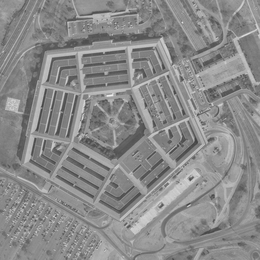
%> input picture matlab/images/pentagon.tiff, 260 x 260 px, shrunk from 1024 x 1024 before the run
$ octave test_grayscale.m   (GNU Octave 9; MATLAB toolbox functions it lacks are replaced by stand-ins)
%> lines starting %> are read from the running program, lines starting %| are printed output that depends on the picture; in (x1, y1, x2, y2) boxes, pixels count from 0 and x2, y2 are one past the last pixel; in counts of white or black regions, pixels touching at a corner belong together; the program's own positions count from 1
### matlab/scripts/add_bursty_noise.m
%% Add Bursty Noise to an Image
% This image will add bursty noise (streaks) to an image.
%
% Inputs:
% image - the image to which you are adding noise
% transition_prob - a value between 0 and 1 which denotes the
% markov probability of streaking (i.e. P(Xn == Xn-1 | Xn-1) )
% error - the bit error rate
% colour - the colour of the image.
%          Options:
%          * 'binary' for "full on or off" pixels
%          * 'gaussian' for a gauss-markov style of noise
% mean - the mean value of noise. Only works for gaussian noise. Default 0.
% sigma - the standard deviation. Only works for gaussian noise. Default 1.
% Outputs:
% image - the noisified image
function image = add_bursty_noise( ...
    image, ...
    transition_prob, ...
    error, ...
    noise, ...
    mean, ...
    sigma ...
)
    switch(nargin)
        case 3
            noise = 'binary';
        case 4
            if ~strcmp(noise,'binary') ...
                && ~strcmp(noise,'gaussian')
                error('Can only add binary or gaussian burst noise.');
            end
            if strcmp(noise, 'gaussian')
                mean = 0;
                sigma = 1.0;
            end
        case 6
            if ~strcmp(noise, 'gaussian')
                error('Can only use mean and sigma with gaussian noise.');
            end
        case 5
            if ~strcmp(noise, 'gaussian')
                error('Can only use mean and sigma with gaussian noise.');
            end
            sigma = 1.0;
        otherwise
            error('Not enough parameters');
    end
    rng(0, 'twister'); % Choose your random generator to use randn()
    % Iterate through the rows and add bursty noise to each row
    prev = 0;
    for i = 1:size(image,1)
        for j = 1:size(image,2)
            % By default, we do not flip bits
            val = 0;
            % if we flipped the last time, flip again with
            % probability given by transition_prob coefficient
            switch(prev)
                % If we flipped a bit the last time, flip one again based
                % on the transition_prob draw
                case 1
                    prob_0 = 1 - transition_prob;
                    val = randsample([0,1],1,true,[prob_0, transition_prob]);
                % If we didn't flip a bit last time...
                otherwise
                    % See if a bit should be flipped based on
                    % transition_prob
                    prob_1 = 1 - transition_prob;
                    tmp = randsample([0,1],1,true,[transition_prob, prob_1]);
                    % Then see if the bit should be flipped based on the
                    % error draw
                    flip = randsample([0,1],1,true,[1-error, error]);
                    % If both transition_prob and error say to flip, flip the
                    % bit
                    if tmp == 1 && flip == 1
                        val = 1;
                    end
            end

            % If we drew a 1 we add noise (flip pixel or add gauss noise)
            if val == 1
                newColour = 0;
                if strcmp(noise, 'binary')
                    if image(i,j) == 0
                        newColour = 1;
                    end
                else
                    newColour = image(i,j) + sigma*randn(1,1) + mean;
                end
                % If our image is 3D (i.e. layered grayscales), assign the
                % new colour to each

                if length(size(image)) == 3
                    for n = 1 : size(image,3)
                        image(i,j,n) = newColour;
                    end
                else
                    image(i,j) = newColour;
                end
            end
            % Keep track of this current value in order to check whether we
            % should flip again the next time
            prev = val;
        end
    end
end

### matlab/scripts/quantize_image.m
%% Quantize Image
% Quantizes input image from original pixel space to labels from 0 to
% number of ball types.
%
% Inputs:
% image = image matrix to be quantized
% num_ball_types = the number of levels to quantize the image into
% q_type = the type of quantization to perform, can be uniform, or
%   non-uniform using the Lloyd-Max quantization
%   inputs can be 'unif', 'lloyd'
%
% Outputs:
% q_image = quantized image matrix
% partition = the bands where values are partitioned into
% codebook = the "average" values within the bands based on the
%   quantization type/distribution

function [q_image, partition, codebook] = quantize_image(...
                                                        image, ...
                                                        num_ball_types, ...
                                                        q_type)
    if islogical(image)
        num_colours = 2;
    else
        % The maximum greyscale value is 255.
        num_colours = 255;
    end

    % If the number of balls corresponds to no quantization, exit
    if (num_ball_types == num_colours + 1)
        q_image = image;
        partition = 0:num_colours;
        codebook = partition;
        return
    end

    % convert image to vector for codebook calculation
    Y = double(reshape(image, numel(image), 1));

    if strcmp(q_type, 'unif')
        % Uniform Quantization
        % Divide the space into equal partitions
        p = num_colours / num_ball_types;
        partition = p:p:num_colours - p;

    else
        % Lloyd-Max Quantization
        [partition, codebook] = lloyds(Y, num_ball_types);
    end

    q_image = imquantize(image, partition, 0:(num_ball_types - 1));

    if strcmp(q_type, 'unif')
        Y_q = double(reshape(q_image, numel(q_image), 1));
        % For 'mid' inverse quant, use the mean of each bin
        codebook = accumarray(Y_q + 1, Y, [], @mean)';
    end
    % Floor the partition because rounding gives the wrong bounds
    partition = floor(partition);
    % Round the codebook - a ball type of "12.9" should be colour 13
    codebook = round(codebook);
end

### matlab/scripts/get_sparse_adj.m
%% Get a sparse representation of an adjacency matrix for an n x m graph
% Wrapper for sparse_adj_matrix function to output a sparse adjacency
% matrix directly.
%
% Inputs:
%   sz - grid size ([numRows, numCols])
%   radius  - the radius around each point for which edges are formed
%   p_norm  - in what p-norm to measure the r-ball, can be 1,2 or 'inf'
%
% Ex. 1-norm, r = 1 vs. inf-norm, r=1
%    o                     o  o  o
% o  X  o           vs.    o  X  o
%    o                     o  o  o
%
% Outputs:
%   adj - a sparse matrix of the adjacency representation
%       - can open up the sparse matrix using full(adj)
function adj = get_sparse_adj(rc, radius, p_norm)
    % sparse_adj_matrix takes [numCols, numRows] which is nonstandard, so
    % we swap the order of rc
    rc = flip(rc,2);
    [ii, jj] = sparse_adj_matrix(rc, radius, p_norm);
    adj = sparse(ii, jj, ones(1,numel(ii)), prod(rc), prod(rc));
end

%% Construct sparse adjacency matrix (provides ii and jj indices into the
% matrix)
%
% Usage:
%   [ii, jj] = sparse_adj_matrix(sz, r, p, st)
%
% inputs:
%   sz - grid size (determine the number of variables n=prod(sz), and the
%        geometry)
%   r  - the radius around each point for which edges are formed
%   p  - in what p-norm to measure the r-ball, can be 1,2 or 'inf'
%   st - integer step size in making the neighborhood: st=1, full neighborhood,
%        for r > st > 1 the neighborhood is uniformly sampled
%
% outputs
%   ii, jj - linear indices into adjacency matrix (for each pair (m,n)
%   there is also the pair (n,m))
%
% How to construct the adjacency matrix?
% >> A = sparse(ii, jj, ones(1,numel(ii)), prod(sz), prod(sz));
%
%
% Example:
% >> [ii, jj] = sparse_adj_matrix([10 20], 1, inf);
% construct indices for 200x200 adjacency matrix for 8-connect graph over a
% grid of 10x20 nodes.
% To visualize the graph:
% >> [r, c]= ndgrid(1:10,1:20);
% >> A = sparse(ii, jj, ones(1,numel(ii)), 200, 200);;
% >> gplot(A, [r(:) c(:)]);
%
%
%
% Copyright (c) Bagon Shai
% Department of Computer Science and Applied Mathmatics
% Wiezmann Institute of Science
% http://www.wisdom.weizmann.ac.il/
%
% Permission is hereby granted, free of charge, to any person obtaining a copy
% of this software and associated documentation files (the "Software"), to deal
% in the Software without restriction, subject to the following conditions:
%
% The above copyright notice and this permission notice shall be included in
% all copies or substantial portions of the Software.
%
% The Software is provided "as is", without warranty of any kind.
%
% Sep. 2010
%
% https://github.com/shaibagon/GCMex/blob/master/sparse_adj_matrix.m
function [ii, jj] = sparse_adj_matrix(sz, r, p, st)
    if nargin < 4
        st = 1;
    end

    % number of variables
    n = prod(sz);
    % number of dimensions
    ndim = numel(sz);

    tovec = @(x) x(:);
    N=cell(ndim,1);
    I=cell(ndim,1);
    % construct the neighborhood
    fr=floor(r);
    for di=1:ndim
        %     tmp = unique( round( logspace(0, log10(fr), st)-1 ) );
        N{di}=  -fr:st:fr;
        I{di}=1:sz(di);
    end
    [N{1:ndim}]=ndgrid(N{:});
    [I{1:ndim}]=ndgrid(I{:});
    N = cellfun(tovec, N, 'UniformOutput',false);
    N=[N{:}];
    I = cellfun(tovec, I, 'UniformOutput',false);
    I=[I{:}];

    % compute N radius according to p
    switch lower(p)
        case {'1','l1',1}
            R = sum(abs(N),2);
        case {'2','l2',2}
            R = sum(N.*N,2);
            r = r*r;
        case {'inf',inf}
            R = max(abs(N),[],2);
        otherwise
            error('sparse_adj_matrix:norm_type','Unknown norm p (should be either 1,2 or inf');
    end
    N = N(R<=r+eps,:);

    % "to"-index (not linear indices)
    ti = bsxfun(@plus, permute(I,[1 3 2]), permute(N, [3 1 2]));
    sel = all(ti >= 1, 3) & all( bsxfun(@le, ti, permute(sz, [1 3 2])), 3);
    csz = cumprod([1 sz(1:(ndim-1))]);
    jj = sum( bsxfun(@times, ti-1, permute(csz, [1 3 2])), 3)+1; % convert to linear indices
    ii = repmat( (1:n)', [1 size(jj,2)]);
    jj = jj(sel(:));
    ii = ii(sel(:));
end

### matlab/scripts/initialize_polya_urns.m
%% Initialize Polya Urns
% Take the superurn of each pixel as its initial state.
% Each pixel will have initial_balls black balls if it is black,
% or initial_balls white balls if it is white.
%
% Inputs:
% image - the black-and-white image for which you're determining the vector
% of vertices.
% initial_balls - the number of balls to start with at time -1 (before the
% superurn is calculated)
% num_ball_types - the number of ball types to quantize the input image
% into
%
% Returns:
% urns - a length(adjacency) x num_ball_types vector where (i,1) is the
% number of black balls and (i,k) is the number of the k-th ball type in
% the urn related to pixel i.
function urns = initialize_polya_urns(image, initial_balls, num_ball_types)

    % Convert the image into a column vector along its rows.
    % This should match the length of the adjacency matrix.
    imageCols = reshape(image', [], 1);
    % Convert the image columns into a list of indices for urn columns
    urnCols = double(imageCols) + 1;
    % Get the number of elements
    numRows = length(imageCols);
    % Now get the row elements
    rows = 1:numRows;
    % Create the list of initial balls
    balls = initial_balls * ones(numRows,1);
    % Now build the urn matrix as a sparse matrix
    urns = sparse(rows, urnCols, balls, numRows, num_ball_types);
end

### matlab/scripts/polya.m
%% Polya Contagion Model
% This model
% V = Urn Matrix; A nxk matrix where n is the number of vertices, and k is
% the number of different types of balls
%
% A = Adjacency Matrix; a binary nxn matrix where a 1 represents
% a connection between the vertices (i,j). Note that A must contain
% 1's along the diagonal so that the superurn can be correctly retrieved.
%
% Delta = a kxk matrix where the (i,j)th entry denotes the number of balls
% of type j that will be added when a ball of type i is drawn.
%
% SampleType (optional) = a string telling the polya model how to sample
% from the urns. Options are 'random' (for random urn draws) or 'median'
% (for drawing the median urn). Default is 'random'.
function newV = polya(V, A, Delta, sampleType)
    switch(nargin)
        case 3
            sampleType = 'random';
        case 4
            if ~strcmp(sampleType,'random') ...
                && ~strcmp(sampleType,'median')
                error('Can only remove edges vertically or horizontally.');
            end
    end
    % How many types of balls we have
    k = size(Delta,1);

    % Compute the superurn of each pixel. As a matrix, this is A*V
    S = A * V;

    % Vector containing the total number of balls for each superurn row
    T = S * ones(k, 1);

    % nxk matrix of weightings for each row of the superurn matrix
    W = S ./ T;

    % Sample from the superurn using the weighting matrix to get the balls
    % to add
    if strcmp(sampleType, 'median')
        % Pick out the median, which is equivalent to the max value.
        % If the urns are zero, we pick black.
        %S_flip = flip(S,2);
        %B = ((S >= S_flip & [1 0]) | (S > S_flip))*Delta;

        % Find the median ball location and make a matrix with a one where
        % it is
        C = cumsum(S,2); % Tally up the rows
        % Locate the median value along those rows by finding the first
        % location where the cumulative sum is greater than the total / 2.
        % This max function returns a list of the columns
        [~, medians] = max(C > (T./2), [], 2);
        % Build the matrix out of these cumulative sum indices
        B = sparse(1:length(medians), ...
                            medians, ...
                            ones(size(medians)),...
                            length(medians),...
                            size(Delta,2))*Delta;
    else
        B = matrix_sample(W)*Delta;
    end

    % Add the balls to the original graph
    newV = V + B;
end

### matlab/scripts/test_grayscale.m
clear
close all
clc
%% Load Image in Grayscale
%image = imread('../images/lena512.bmp');
% image = rgb2gray(imread('../images/oil_spill.jpg'));
%image = imread('../images/aerial1.tiff');
image = imread('../images/pentagon.tiff');
%> image is the input picture: size 260x260 uint8; min 64, max 240, mean 138.5

%% Add Gaussian Noise
rng(0, 'twister');

% Gaussian noise values
sigma = 0.01;
mean = 0;

% Bursty noise values
burstType = 'binary'; % 'gaussian' or 'binary'
correlation = 0.98;
error = 0.1; % 0.2 for gaussian, 0.1 for binary
burstMean = 0;
burstSigma = 100;
% Noise type
% 'gaussian' or 'burst' or 'both'
noise = 'both';

noisy_image = image;

if strcmp(noise, 'gaussian')
    noisy_image = imnoise(image, 'gaussian', mean, sigma);
elseif strcmp(noise, 'burst')
    if strcmp(burstType,'binary')
        noisy_image = add_bursty_noise(image, correlation, error, 'binary');
    else
        noisy_image = add_bursty_noise(image, correlation, error, 'gaussian', burstMean, burstSigma);
    end
elseif strcmp(noise, 'both')
    noisy_image = imnoise(image, 'gaussian', mean, sigma);
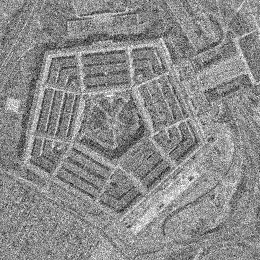
%> noisy_image: size 260x260 uint8; min 0, max 255, mean 138.3
    if strcmp(burstType,'binary')
        noisy_image = add_bursty_noise(noisy_image, correlation, error, 'binary');
%> after the loop in add_bursty_noise, `for i = 1:size(image,1)`:
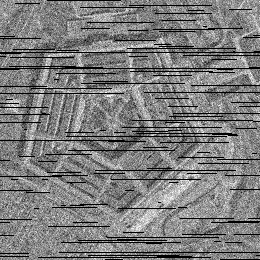
%> image: size 260x260 uint8; 9.65% of pixels changed, all inside (x1, y1, x2, y2) = (0, 0, 260, 260)
%> after the loop in add_bursty_noise, `for i = 1:size(image,1)`: flip = 1; newColour = 0; prob_0 = 0.02; tmp = 1
    else
        noisy_image = add_bursty_noise(noisy_image, correlation, error, 'gaussian', burstMean, burstSigma);
    end
end

figure, imshowpair(image, noisy_image, 'montage');
%> after `imshowpair(image, noisy_image, 'montage')`:
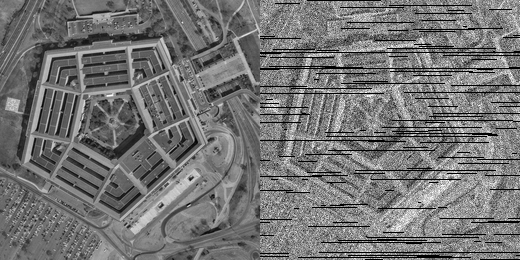
%> displayed picture: size 260x520, on the screen's scale of 0 to 255; min 0, max 255, mean 116.4

% Initialize the image for the median filter comparison
medianed = noisy_image;

%% Take the Edge Map
% The variance of Canny's gaussian filter. Default is sqrt(2)
sigma = 3;
% Threshold for the Canny method
% Oil Spill: 0.4
% Lena: with gauss = 0.2, with burst = 0.38
% Two ships: 0.5

thresh = 0.2;
edges = edge(noisy_image, 'canny', thresh, sigma);
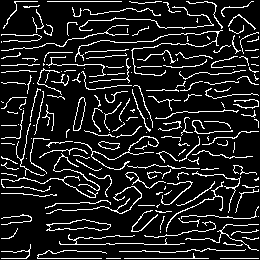
%> edges: size 260x260 logical; 12.6% white in thin lines or dots

use_edges = false;

if use_edges
    figure;
    imshowpair(noisy_image, edges, 'montage');
end


%% Quantization Parameters
numBallTypes = 30; % [2 - 256]
quantization = 'norm'; % unif, norm, exp
inverse_quantization = 'high'; % low, high, mid

[noisy_image, partition, codebook] = quantize_image(noisy_image, numBallTypes, quantization);
%> in quantize_image, `[partition, codebook] = lloyds(Y, num_ball_types);`: partition = 29 values from 17.14 to 240.2; codebook = 30 values from 0.022 to 249.4
%> in quantize_image, `partition = floor(partition);`: partition = 29 values from 17 to 240
%> in quantize_image, `codebook = round(codebook);`: codebook = 30 values from 0 to 249
%> partition = 29 values from 17 to 240; codebook = 30 values from 0 to 249

%% Build Adjacency Matrix
adj_radius = 3;
adj_norm = 2;

% Get image initial adjacency matrix
adjacency = get_sparse_adj(size(image), adj_radius, adj_norm);

%% Setup Polya Model
% Sample Type (random, median)
sample_type = 'median';
%Starting balls in each urn
starting_balls = 100;
% Number of balls to add to the urn after each polya step
balls_to_add = 60;
% Matrix of ball addition
Delta = balls_to_add * eye(numBallTypes);
% Initialize urns with standard adjacency matrix
urns = initialize_polya_urns(noisy_image, starting_balls, numBallTypes);
%> the run ends on the next line

% Remove adjacency connections based on edge graph
%adjacency = remove_edge_connections(adjacency, edges);
if use_edges
    adjacency = adjacency_minus_edge_d(adjacency, edges, adj_radius);
end
%% Iterate the polya model
N = 8;

for i = 1:N
    tic
    %TODO: create the polya model for grayscale
    fprintf('Iteration %d of %d | Duration: ',i,N);
    urns = polya(urns, adjacency, Delta, sample_type);
